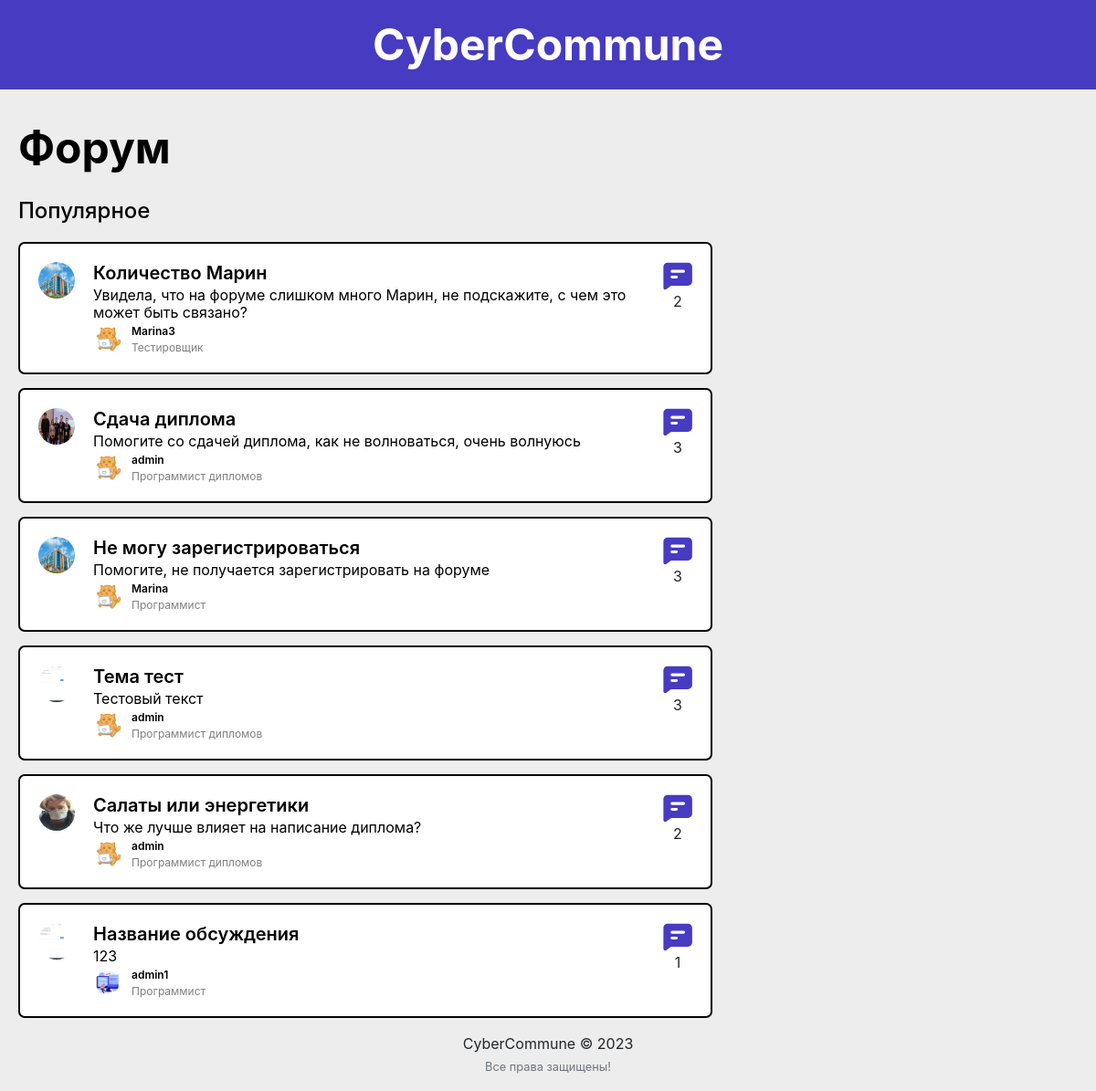
The page / on the database its author committed.
### feed/models.py (models this page shows, shortened)
class Post(models.Model):
    title = models.CharField(max_length=200, blank=True)
    description = models.CharField(max_length=255, blank=True)
    pic = models.ImageField(upload_to='path/to/img')
    date_posted = models.DateTimeField(default=timezone.now)
    user_name = models.ForeignKey(User, on_delete=models.CASCADE)
    tags = models.CharField(max_length=100, blank=True)

### users/models.py (models this page shows, shortened)
class Profile(models.Model):
    user = models.OneToOneField(User, on_delete=models.CASCADE)
    image = models.ImageField(default='profile_pics/default.png', upload_to='profile_pics')
    slug = AutoSlugField(populate_from='user')
    bio = models.CharField(max_length=255, blank=True)
    spec = models.CharField(max_length=255)
    friends = models.ManyToManyField("Profile", blank=True)
    def get_absolute_url(self):
        return "/users/{}".format(self.slug)

### feed/views.py (the view)
# urls.py: path('', PostListView.as_view(), name='home'),
class PostListView(ListView):
    model = Post
    template_name = 'feed/home.html'
    context_object_name = 'posts'
    ordering = ['-date_posted']
    paginate_by = 10
    def get_context_data(self, **kwargs):
        context = super(PostListView, self).get_context_data(**kwargs)
        if self.request.user.is_authenticated:
            liked = [i for i in Post.objects.all() if Like.objects.filter(user = self.request.user, post=i)]
            context['liked_post'] = liked
        return context

### feed/templates/feed/home.html (shortened to what this page needs)
{% extends "feed/layout.html" %}
{% load static %}
{% block cssfiles %}
    <link href="{% static 'users/profile.css' %}" rel="stylesheet">
{% endblock cssfiles %}
{% block content %}
    <div class="container">
        <h1 class="home-h1">Форум</h1>
        <p class="home-pop">Популярное</p>
        <div class="post-flex">
            <div class="posts">
            {% for post in posts %}
            <div class="post-card">
                <a href="{% url 'post-detail' post.id %}" style="margin-right: 20px;"><img class="rounded-circle" width="40" height="40" src="{{ post.pic.url }}" alt=""></a>
                <div class="post-info">
                    <h4 class="post-card-title">{{ post.title }}</h4>
                    <p class="post-card-desc">{{ post.description }}</p>
                    <div class="post-info-user">
                        <a href="{{ post.user_name.profile.get_absolute_url }}"><img src="{{ post.user_name.profile.image.url }}" class="rounded-circle" width="32" height="32" alt=""></a>
                        <div class="post-info-user-more">
                            <p class="post-info-username">{{ post.user_name }}</p>
                            <p class="post-info-userspec">{{ post.user_name.profile.spec }}</p>
                        </div>
                    </div>
                </div>
                <div class="post-details">
                    <img src="{% static 'users/mes-blog.svg' %}" alt="Количество ответов">
                    <p>{{ post.details.count }}</p>
                </div>
            </div>
            {% endfor %}
        </div>
        </div>
    </div>
{% endblock content %}

### users/static/users/auth.css (style rules this page uses)
* { margin: 0; padding: 0; }
body { background: #ededed; }
a, button, h1, h2, h3, h4, h5, h6, p { font-family: Inter, sans-serif; margin-bottom: 0; }
a { text-decoration: none; }
h1 { font-weight: 700; font-size: 48px; line-height: 58px; }
.container { max-width: 1160px; margin: 0 auto; padding: 0; }

### users/static/users/profile.css (style rules this page uses)
.container { max-width: 1160px; margin: 0 auto; }
.home-h1 { margin-top: 35px; margin-bottom: 25px; font-weight: 700; font-size: 48px; line-height: 58px; color: #000000; }
.home-pop { font-weight: 500; font-size: 24px; line-height: 29px; color: #000000; margin-bottom: 20px; }
.posts { display: flex; flex-direction: column; gap: 15px; }
.post-card { width: 760px; background: #FFFFFF; border: 2px solid #000000; border-radius: 7px; padding: 20px; display: flex; }
.post-info { display: flex; flex-direction: column; gap: 3px; }
.post-card-title { font-weight: 600; font-size: 20px; line-height: 24px; color: #000000 }
.post-card-desc { font-weight: 400; font-size: 16px; line-height: 19px; color: #000000; }
.post-info-user { display: flex; flex-direction: row; gap: 10px; }
.post-info-user-more { display: flex; flex-direction: column; gap: 3px; }
.post-info-username { font-weight: 600; font-size: 12px; line-height: 15px; color: #000000; }
.post-info-userspec { font-weight: 400; font-size: 12px; line-height: 15px; color: #808080; }
.post-details { margin-left: auto; }
.post-details p { text-align: center; }
.post-flex { display: flex; flex-direction: row; gap: 40px; }

### rows shown on the page
Post: pic (picture), title "Количество Марин", description "Увидела, что на форуме слишком много Марин, не подскажите, с чем это может быть связано?", user_name.profile.image (placeholder picture), user_name "Marina3", user_name.profile.spec "Тестировщик", details.count "2"
Post: pic (picture), title "Сдача диплома", description "Помогите со сдачей диплома, как не волноваться, очень волнуюсь", user_name.profile.image (picture), user_name "admin", user_name.profile.spec "Программист дипломов", details.count "3"
Post: pic (picture), title "Не могу зарегистрироваться", description "Помогите, не получается зарегистрировать на форуме", user_name.profile.image (placeholder picture), user_name "Marina", user_name.profile.spec "Программист", details.count "3"
Post: pic (picture), title "Тема тест", description "Тестовый текст", user_name.profile.image (picture), user_name "admin", user_name.profile.spec "Программист дипломов", details.count "3"
Post: pic (picture), title "Салаты или энергетики", description "Что же лучше влияет на написание диплома?", user_name.profile.image (picture), user_name "admin", user_name.profile.spec "Программист дипломов", details.count "2"
Post: pic (picture), title "Название обсуждения", description "123", user_name.profile.image (picture), user_name "admin1", user_name.profile.spec "Программист", details.count "1"
